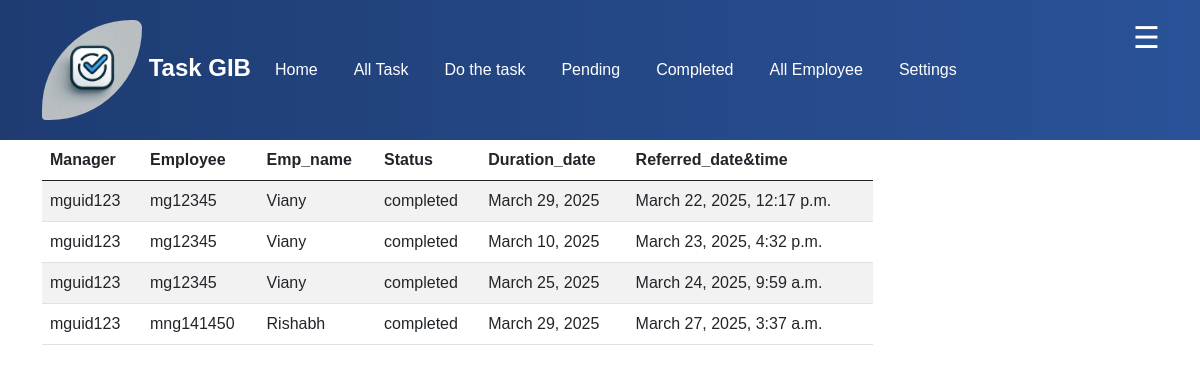
The page /show-all-task (signed in) on the database its author committed.
### todoapp/models.py (models this page shows, shortened)
class ManagerToUserTask(models.Model):
    manager_id = models.ForeignKey(BossCustomUser, on_delete=models.CASCADE,default='')
    employee_user_id = models.ForeignKey(EmployeeModel, on_delete=models.CASCADE,default='')
    task_duration = models.DateField()
    send_date = models.DateTimeField(auto_now_add=True)
    task_title = models.CharField(max_length=255, default="",blank=True)
    task_discreption = models.TextField(null=True, default='')
    status_choice = (
        ('pending','pending'),
        ('completed', 'completed')
    )
    task_status = models.CharField(max_length=100, choices=status_choice,blank=True, default='pending')
    def __str__(self):
        return str(self.employee_user_id)

class EmployeeModel(models.Model):
    emp_user = models.OneToOneField(CustomUser, on_delete=models.CASCADE, related_name='employee', null=True, blank=True ,default="")
    manager_id = models.ForeignKey(BossCustomUser, on_delete=models.CASCADE,default='', related_name='manegr_employee')
    employee_id = models.CharField(max_length=255, unique=True)
    employee_name = models.CharField(max_length=255)
    employee_email = models.EmailField()
    phone_number = models.CharField(max_length=15, blank=True ,default='Not Found')
    employee_DOB = models.DateField()
    employee_joining_date =models.DateField(auto_now_add=True)
    employee_id_card_choice = (
        ('Pancard','Pancard'),
        ('Aadharcard', 'Aadharcard'),
        ('Pending','Pending'),
    )
    employee_id_card = models.CharField(max_length=255, choices=employee_id_card_choice, default="Pending")
    card = models.CharField(max_length=255,default="Add", blank=True)
    def __str__(self):
        return self.employee_id

class CustomUser(AbstractUser):
    username =None
    phone_number = models.CharField(max_length=255,unique=True, default="")
    email = models.EmailField(unique=True ,null=True,blank=True)
    user_id = models.CharField(unique=True, null=True, blank=True,max_length=255,default='')
    boss_id = models.CharField(unique=True,null=True, blank=True,max_length=255)
    password = models.CharField(max_length=255)
    manager_code = models.CharField(max_length=255, null=True, blank=True , default='')
    USERNAME_FIELD = 'phone_number'
    REQUIRED_FIELDS = ['email']
    objects = UserManager()

### todoapp/views.py (the view)
# urls.py: path('show-all-task', views.allManagerTask),
@csrf_exempt
def allManagerTask(request):
    employee_side_task=''
    mg_task = ''
    if request.user.boss_id:
        mg_task = ManagerToUserTask.objects.filter(manager_id=request.user.id)
        print(mg_task)
    else:
        find_emp = EmployeeModel.objects.get(employee_id = request.user)
        employee_side_task = ManagerToUserTask.objects.filter(employee_user_id = find_emp)
    return render(request, 'alltask.html',{'mg_task':mg_task, 'emp_task':employee_side_task})

### todoapp/models.py (called while the page is built)
    def __str__(self):
        return str(self.boss_id)

### todoapp/templates/alltask.html (shortened to what this page needs)
{% extends 'header.html' %}
{% load static %}
{% block 'content' %}
<div class="container">
    <div class="row">
        <div class="col-lg-9 col-md-12 col-sm-12 table-responsive-md ">
            {% if request.user.boss_id %}
            <table class="table table-striped">
                <thead>
                    <tr>
                        <th>Manager</th>
                        <th>Employee</th>
                        <th>Emp_name</th>
                        <th>Status</th>
                        <th>Duration_date</th>
                        <th>Referred_date&time </th>
                    </tr>
                </thead>
                <tbody>
                    {% for g in mg_task %}
                    <tr>
                        <td>{{g.employee_user_id.manager_id}}</td>
                        <td>{{g.employee_user_id}}</td>
                        <td>{{g.employee_user_id.employee_name}}</td>
                        <td>{{g.task_status}}</td>
                        <td>{{g.task_duration}}</td>
                        <td>{{g.send_date}}</td>
                    </tr>
                    {% endfor %}
                </tbody>
            </table>
            {% endif %}
        </div>
        <div class="col-lg-3">
        </div>
    </div>
</div>
{% endblock %}

### todoapp/templates/header.html (shortened to what this page needs)
{% load static %}
<!DOCTYPE html>
<html lang="en">
<head>
    <link href="{% static 'css/bootstrap.css' %}" rel="stylesheet">
    <link href="{% static 'css/style-main.css' %}" rel="stylesheet">
    <link rel="stylesheet" href="https://cdnjs.cloudflare.com/ajax/libs/font-awesome/6.7.2/css/all.min.css" />
</head>
<body>
    <header class="container-fluid p-0">
        <nav class="navbar position-relative container-fluid mt-0 navbar-expand-lg">
            <div class="container ">
                <a class="navbar-brand" href="../">
                    <img src="{% static 'images/mylogo/TaskGIB.webp' %}" height="100" width="100"
                        style="    border-radius: 170px 15px 175px 7px;" alt="">
                    Task GIB
                </a>
                <div class="collapse navbar-collapse" id="navbarNav">
                    <ul class="navbar-nav navbar-nav-items   me-auto">
                        <li class="nav-item">
                            <a class="nav-link" href="../">Home</a>
                        </li>
                        <li class="nav-item">
                            <a class="nav-link" href="../show-all-task">All Task</a>
                        </li>
                        {% if request.user.boss_id %}
                        <li class="nav-item">
                            <a class="nav-link" href="../managertouser">Do the task </a>
                        </li>
                        {% endif %}
                        <li class="nav-item">
                            <a class="nav-link" href="#">Pending</a>
                        </li>
                        <li class="nav-item">
                            <a class="nav-link" href="#"> Completed</a>
                        </li>
                        {% if request.user.boss_id %}
                        <li class="nav-item">
                            <a class="nav-link" href="../all-emp"> All Employee</a>
                        </li>
                        <li class="nav-item">
                            <a class="nav-link" href="../manager-dashboard">Settings</a>
                        </li>
                        {% endif %}
                    </ul>
                </div>
            </div>
            <div class="menu-icon" style="margin-right: 20px;" onclick="toggleMenu()">
                &#9776;
            </div>
        </nav>
    </header>
    {% block 'content' %}
    {% endblock %}
</body>
</html>

### static/css/style-main.css (style rules this page uses)
body { font-family: Arial, sans-serif; }
header { grid-area: head; }
.navbar { background: linear-gradient(to right, #1e3c72, #2a5298); padding: 15px; }
.navbar-brand { font-size: 24px; font-weight: bold; color: white; }
.nav-link { color: white !important; font-weight: 500; margin-right: 20px; }
.menu-icon { font-size: 30px; cursor: pointer; position: absolute; top: 15px; right: 20px; z-index: 1000; color: white; }
.menu-icon { display: none; }
@media (min-width:1000px) and (max-width:1300px) { .menu-icon { display: block; } }

### rows shown on the page
ManagerToUserTask: employee_user_id.manager_id "mguid123", employee_user_id "mg12345", employee_user_id.employee_name "Viany", task_status "completed", task_duration "March 29, 2025", send_date "March 22, 2025, 12:17 p.m."
ManagerToUserTask: employee_user_id.manager_id "mguid123", employee_user_id "mg12345", employee_user_id.employee_name "Viany", task_status "completed", task_duration "March 10, 2025", send_date "March 23, 2025, 4:32 p.m."
ManagerToUserTask: employee_user_id.manager_id "mguid123", employee_user_id "mg12345", employee_user_id.employee_name "Viany", task_status "completed", task_duration "March 25, 2025", send_date "March 24, 2025, 9:59 a.m."
ManagerToUserTask: employee_user_id.manager_id "mguid123", employee_user_id "mng141450", employee_user_id.employee_name "Rishabh", task_status "completed", task_duration "March 29, 2025", send_date "March 27, 2025, 3:37 a.m."
